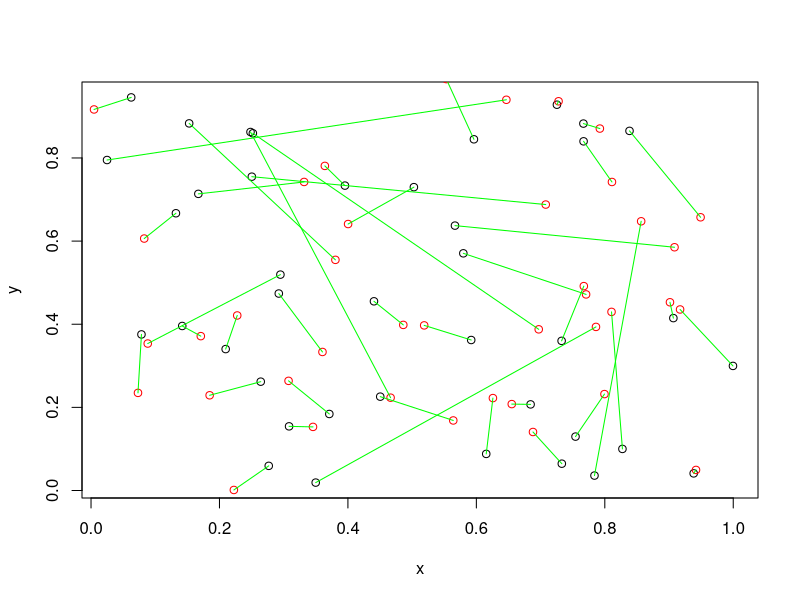

Write R code to recreate this figure.
# euclid count distance between taxi and passageres
# iGorodskov 
tax<-data.frame(cbind(x=runif(40), y=runif(40))) #taxi black
pa<-data.frame(cbind(x=runif(40), y=runif(40)))  #passagire red
plot(tax)
points(pa, col="red")
for(m in c(1:nrow(pa))) {
  
  if(pa$x[m] != 100.0 && min(tax$x) < 100.0){
    l<-c(sqrt((tax$x-pa$x[m])^2) + sqrt((tax$y-pa$y[m])^2));
    lines(c(tax$x[which.min(l)], pa$x[m]), c(tax$y[which.min(l)], pa$y[m]), col="green");
    pa$x[m]<-100.0;
    tax$x[which.min((l))]<-100.0;
  }
}
